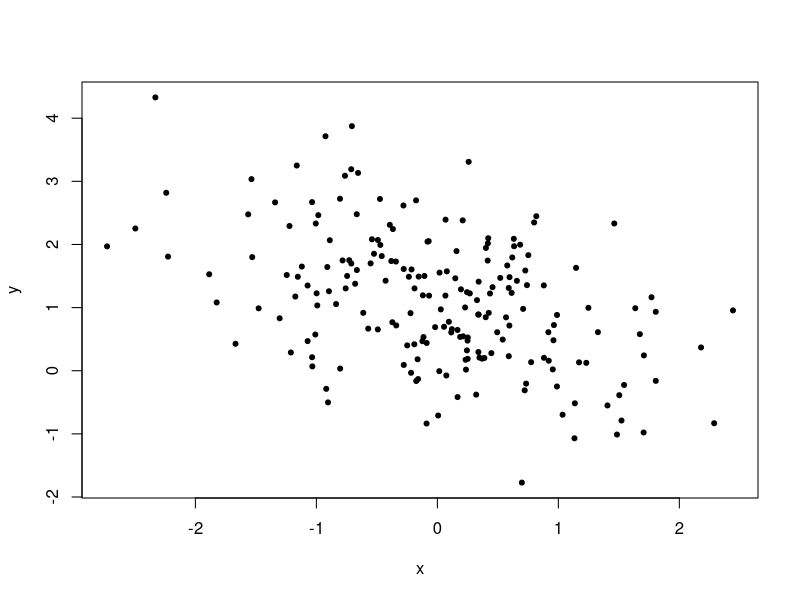
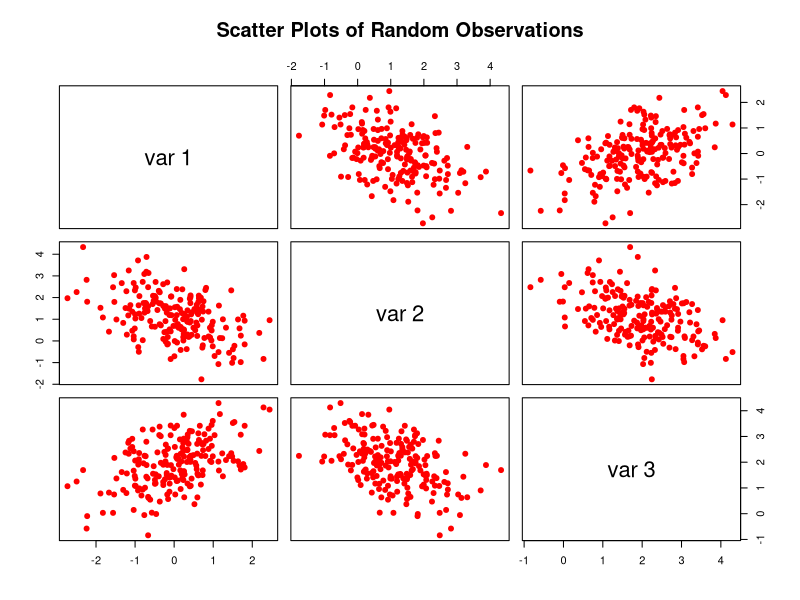

Here is the R script that generated these plots, in order: (Note: this script raises an error after producing the figures.)
setwd("C:/Users/Acer/Documents/UnB/Computacional/Lista 3")
#_______________________________________________________________________________
#_______________________________________________________________________________

# QUESTAO 1

library(MASS)

# Set the mean vector and covariance matrix
mu <- c(0, 1, 2)
Sigma <- matrix(c(1.0, -0.5, 0.5, -0.5, 1.0, -0.5, 0.5, -0.5, 1.0), nrow = 3)

# Generate random observations
n <- 200
set.seed(321)  

rmvn.cholesky <-
  function(n, mu, Sigma) {
    p <- length(mu)
    Q <- chol(Sigma)
    Z <- matrix(rnorm(n*p), nrow=n, ncol=p)
    X <- Z %*% Q + matrix(mu, n, p, byrow=TRUE)
    X
  }

a3 <- rmvn.cholesky(200, mu, Sigma)
plot(a3, xlab = "x", ylab = "y", pch = 20)
# print(colMeans(a3))
print(cor(a3))# se aproximam

# Create the pairs plot
pairs(a3, main = "Scatter Plots of Random Observations",
      pch = 19, col = "red")


#_______________________________________________________________________________
#_______________________________________________________________________________

# QUESTAO 2

# Definir a função que será integrada
funcao <- function(x) {
  return(exp(1)^x)
}

# Set the number of iterations
N <- 100000

# Define the function to estimate θ

funcao <- function(x) {
  return(exp(1)^x)
}


# Simple Monte Carlo method
simple_mc <- function(N) {
  u <- runif(N)  # Generate N random numbers from a uniform distribution
  theta <- funcao(u)  # Estimate θ using the function
  estimate <- mean(theta)  # Calculate the mean of θ
  return(estimate)
}

# Antithetic variate method
antithetic_mc <- function(N) {
  u <- runif(N/2)  # Generate N/2 random numbers from a uniform distribution
  u_antithetic <- 1 - u  # Generate the antithetic variates
  u_combined <- c(u, u_antithetic)  # Combine the variates
  theta <- funcao(u_combined)  # Estimate θ using the function
  estimate <- mean(theta)  # Calculate the mean of θ
  return(estimate)
}

# Estimar θ usando o simples Monte Carlo 
estimate_simple_mc <- simple_mc(N)

# Estimate θ using the antithetic variate method
estimate_antithetic_mc <- antithetic_mc(N)

# Print the results
print(paste("θ estimando usando o simples método de Monte Carlo:", estimate_simple_mc))# mais longe
print(paste("θ estimando usando método 'antithetic variate' :", estimate_antithetic_mc))# mais perto
print(paste("Valore real de θ :", integrate(funcao,0,1)[1]))



#_______________________________________________________________________________
#_______________________________________________________________________________

# QUESTAO 3

# detach(package:e1071)
# unloadNamespace("e1071")
# install.packages("e1071")
# install.packages("mlbench")

library(e1071)# Pacote contendo a implementação do SVM
library(mlbench)
data(Glass, package="mlbench")
## split data into a train and test set
index <- 1:nrow(Glass)
N <- trunc(length(index)/3)
set.seed(123)
testindex <- sample(index, N)
testset <- Glass[testindex,]
trainset <- Glass[-testindex,]
## svm
svm.model <- svm(Type ~ ., data = trainset, cost = 100, gamma = 0.1)
svm.model
svm.pred <- predict(svm.model, testset[,-10])
svm.pred
## compute svm confusion matrix
matriz_confusao = table(pred = svm.pred, true = testset[,10])
matriz_confusao = as.matrix(matriz_confusao)

# install.packages("caret")
library(caret)

# Assuming you have a confusion matrix named "confusion_matrix"

# Set the range of gamma values to evaluate
gammas <- c(0.01, 0.1 ,1)

# Perform k-fold cross-validation
set.seed(123)  # For reproducibility
folds <- createFolds(seq(1:6), k = 10)

erros = numeric()
for (gamma in gammas) {
  erro1 <- numeric()  # Variável para armazenar o erro para cada fold
  erro2 <- numeric()  # Variável para armazenar o erro para cada fold
  erro3 <- numeric()  # Variável para armazenar o erro para cada fold
  
  for (i in 1:length(folds)) {
    # Divide os dados em conjunto de treinamento e teste para o fold atual
    train_data <- matriz_confusao[-folds[[i]], ]
    test_data <- t(as.matrix(matriz_confusao[folds[[i]], ]))
    
    # Extrai as variáveis de entrada (X) e de saída (Y) dos dados de treinamento e teste
    train_X <- train_data[, -ncol(train_data)]
    train_Y <- as.vector(train_data[, ncol(train_data)])
    test_X <- as.vector(test_data[, -ncol(test_data)])
    test_Y <- as.vector(test_data[, ncol(test_data)])
    
    # Treina o modelo SVM com o valor de gamma atual
    modelo1 <- svm(Type ~ ., data = trainset, cost = 100, gamma = gammas[1])
    modelo2 <- svm(Type ~ ., data = trainset, cost = 100, gamma = gammas[2])
    modelo3 <- svm(Type ~ ., data = trainset, cost = 100, gamma = gammas[3])
    
    # Realiza a predição nos dados de teste
    predicao1 <- predict(modelo1)
    predicao2 <- predict(modelo2)
    predicao3 <- predict(modelo3)
    
    # Calcula a taxa de erro no fold atual
    erro1[i] <- sum(predicao1 != test_Y) / length(test_Y)
    erro2[i] <- sum(predicao2 != test_Y) / length(test_Y)
    erro3[i] <- sum(predicao3 != test_Y) / length(test_Y)
    
    }
  # Calcula o erro médio para o valor de gamma atual
  avg_erro <- c(mean(erro1),mean(erro2),mean(erro3))
  erros <- c(erros, avg_erro)
}

# Encontra o valor de gamma com o menor erro
melhor_gamma <- gammas[which.min(erros)]
melhor_error <- min(erros)

cat("Melhor valor de gamma:", best_gamma, "\n")
cat("Erro de teste correspondente:", best_error, "\n")

# Se mudarmos os erros para um valor menor, teremos um erro melhor

# novo gamma:
# Set the range of gamma values to evaluate
gammas <- c(0.0001, 0.001 ,0.01)

# percebe-se que a partir de 0.01 o erro converge para 132.833333 
# e qualquer valor abaixo seria suficiente para avaliar a afirmação

gammas <- c(1,10,100)

# o mesmo serve para gammas maiores, caso utilize valores maiores percebemos
# esse mesmo comportamento, contudo convergindo para um valor um pouco maior
# sendo 134.5 p qlqr valor acima de 1.





#_______________________________________________________________________________
#_______________________________________________________________________________

# QUESTAO 4

  # 9.3_________________________________________________________________________


# Criar o vetor de valores de x
x <- seq(-10, 10, length.out = 1000)

# Definir a função densidade da distribuição Cauchy

densidade_cauchy <- function(x, locacao, escala) {
  return(1 / (3.141593 * escala * (1 + ((x - locacao) / escala)^2)))
}

# Definir os parâmetros da distribuição Cauchy
locacao <- 0  # Parâmetro de localização
escala <- 1  # Parâmetro de escala = teta

# Número de interações
N <- 10000

# Número de amostras descartadas
descarte <- 1000

# Iniciar a corrente
chain <- numeric(N + descarte)
chain[1] <- 0  # Starting value for the chain

# distribuição proposta incialmente (e.g., normal distribution)
dp_prop <- 1  # Desvio padrao da distribuição proposta incialmente

# Definir a desidade esperada (cauchy padrao)
target_density <- function(x) {
  return(1 / (pi * (1 + x^2)))
}

# Algoritmo de Metropolis-Hastings 
for (i in 2:(N + descarte)) {
  # Generate a candidate sample from the proposal distribution
  candidato <- rnorm(1, mean = chain[i - 1], sd = dp_prop)
  
  # Calculate the acceptance ratio
  acceptance_ratio <- target_density(candidato) / target_density(chain[i - 1])
  
  # Aceitar ou rejeitar a amostra do candidato
  if (runif(1) < acceptance_ratio) {
    chain[i] <- candidato  # Aceite o candidato
  } else {
    chain[i] <- chain[i - 1]  # rejeitar o candidato e manter o valor anterior
  }
}

# Desccarte das amostras
chain <- chain[(descarte + 1):(N + descarte)]

# Calcular os decis gerados
decis_gerado <- quantile(chain, probs = seq(0.1, 0.9, by = 0.1))

# Calcular os decis da distribuição
decis_cauchy <- qcauchy(seq(0.1, 0.9, by = 0.1))

# Valor dos decis
print("Decis das observações geradas:")
print(decis_gerado)

print("Decis da Cauchy padrão:")
print(decis_cauchy)


curve(densidade_cauchy(x, locacao, escala), from = -10, to = 10,
      xlab = "x", ylab = "Densidade", main = "Função densidade da distribuição Cauchy")
# Create the density plot
plot(density(chain), main = "Simulação", xlab = "x", ylab = "Density", col = "blue",
     xlim = c(-10,10))


# Calcular os valores da função densidade para cada valor de x
densidades <- densidade_cauchy(x, locacao, escala)

# Criar o gráfico usando a função plot()
plot(x, densidades, type = "l",
     xlab = "x", ylab = "Densidade",
     main = "Função densidade da distribuição Cauchy e dos valores gerados")
lines(density(chain), col = "blue")
legend( legend = c("Gerada", "Cauchy Padrão"),
       col = c("blue", "black"), lty = 1, pch =1, cex = 0.8, x = 2.3, y = 0.3)


  # 9.7_________________________________________________________________________

# Set the number of iterations
N <- 1000

# Set the correlation coefficient
rho <- 0.9

# Initialize the chains
X <- numeric(N)
Y <- numeric(N)

# Set the initial values for X and Y
X[1] <- 0
Y[1] <- 0

# Run the Gibbs sampler
for (t in 2:N) {
  # Sample X[t] given Y[t-1]
  X[t] <- rnorm(1, mean = rho * Y[t - 1], sd = sqrt(1 - rho^2))
  
  # Sample Y[t] given X[t]
  Y[t] <- rnorm(1, mean = rho * X[t], sd = sqrt(1 - rho^2))
}

# Set the burn-in length
burn_in <- 100

# Discard the burn-in samples
X_discarded <- X[(burn_in + 1):N]
Y_discarded <- Y[(burn_in + 1):N]

# Plot the bivariate normal chain after burn-in
plot(X_discarded, Y_discarded, type = "l", xlab = "X", ylab = "Y", main = "Bivariate Normal Chain (After Burn-In)")

# Aplicando a Regressao

Banco = as.data.frame(Y_discarded)
Banco$X_discarded = X_discarded
names(Banco) <- c("Y","X")

# Passo 2: Criação do modelo linear
modelo <- lm(Y ~ X, data = Banco)

# Passo 3: Conferir a normalidade dos dados pelos quantis
# Q-Q plot
qqnorm(modelo$residuals)
qqline(modelo$residuals)

# Shapiro-Wilk teste
shapiro.test(modelo$residuals)# normal

# Passo 4: Confira os resídios para avaliar a variancia constante
# Plot dos residuos pelos valores preditos
plot(modelo$fitted.values, modelo$residuals,
     xlab = "Valores Preditos", ylab = "Resíduos")
abline(h = 0, col = "red", lty = 2)
# aparentemente existe uma dispersão ok dos dados


# Gráfico de dispersão
plot(X, Y, main = "Regressão Linear", xlab = "X", ylab = "Y")

# Linha de regressão
abline(modelo, col = "red")
